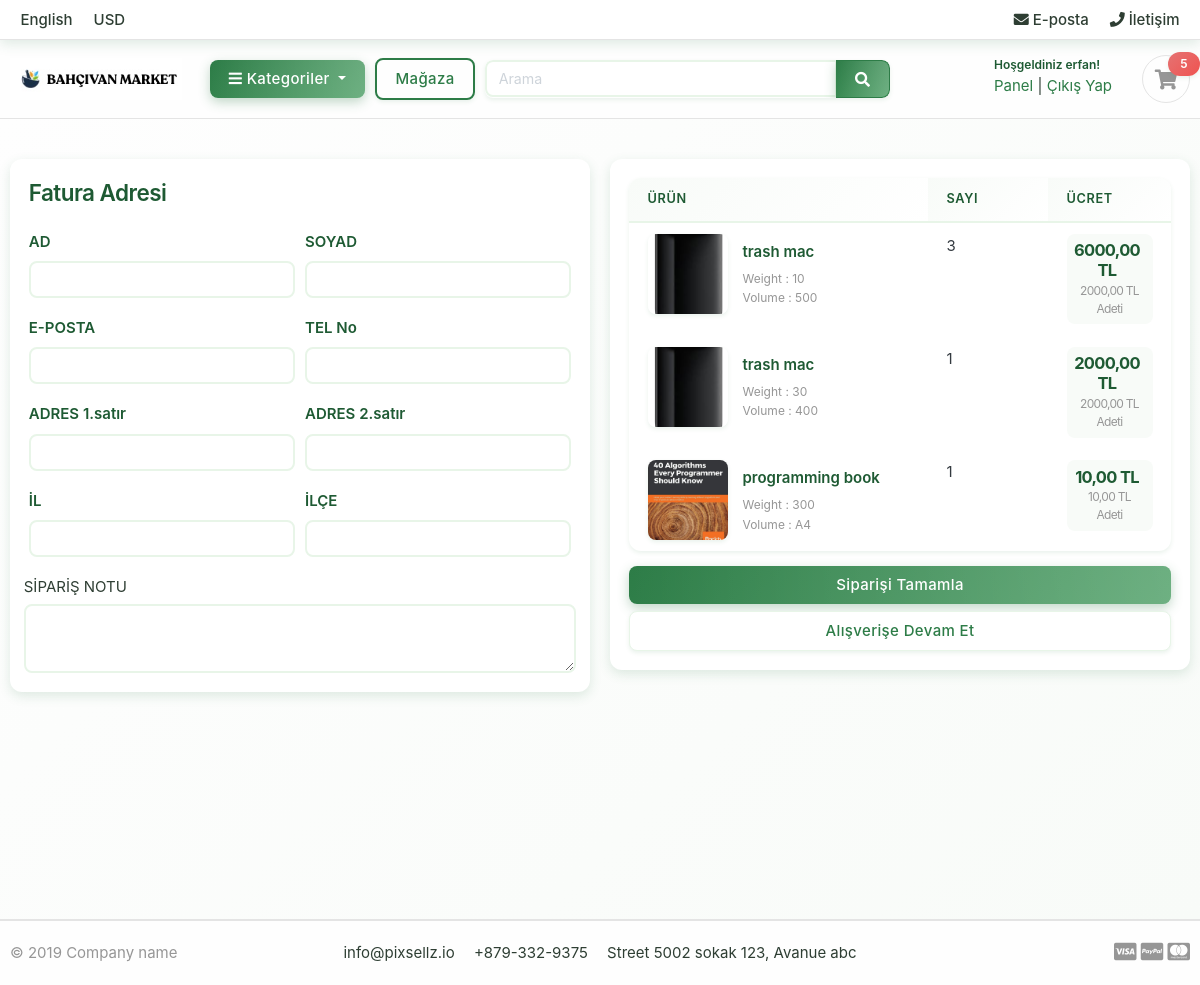
The app's page /cart/checkout/ (signed in) with its own data.
### accounts/models.py (models this page shows, shortened)
class Account(AbstractBaseUser):
    first_name = models.CharField(max_length=50,)
    last_name = models.CharField(max_length=50)
    username = models.CharField(max_length=50,unique=True)
    email = models.EmailField(max_length=100,unique=True)
    phone_number = models.CharField(max_length=14)
    date_joined = models.DateTimeField(auto_now_add=True)
    last_login = models.DateTimeField(auto_now_add=True)
    is_admin = models.BooleanField(default=False)
    is_staff = models.BooleanField(default=False)
    is_active = models.BooleanField(default=False)
    is_superadmin = models.BooleanField(default=False)
    USERNAME_FIELD = 'email'
    REQUIRED_FIELDS = ['username','first_name','last_name']
    objects = MyAccountManager()

### carts/models.py (models this page shows, shortened)
class CartItem(models.Model):
    user = models.ForeignKey(Account,on_delete=models.CASCADE,null=True)
    product = models.ForeignKey(Product, on_delete=models.CASCADE)
    variations = models.ManyToManyField(Variation,blank=True)
    cart = models.ForeignKey(Cart, on_delete=models.CASCADE,null=True)
    quantity = models.IntegerField()
    is_active = models.BooleanField(default=True)
    def sub_total(self):
        return self.product.price * self.quantity

### store/models.py (models this page shows, shortened)
class Product(models.Model):
    product_name = models.CharField(max_length=200, unique=True)
    slug = models.SlugField(max_length=200, unique=True)
    product_description = models.TextField(max_length=500, blank=True)
    price = models.DecimalField(max_digits=6, decimal_places=2)
    image = models.ImageField(upload_to='photos/product')
    stock  = models.IntegerField()
    low_stock_threshold = models.IntegerField(default=5)
    is_avalible = models.BooleanField(default=True)
    category = models.ForeignKey(Category, on_delete=models.CASCADE)
    created_date  = models.DateTimeField(auto_now_add=True)
    modified_date = models.DateTimeField(auto_now = True)
    def get_url(self):
        return reverse('product_detail',args=[self.category.slug,self.slug])

class Variation(models.Model):
    product = models.ForeignKey(Product, on_delete=models.CASCADE)
    variation_category = models.CharField(max_length=50,choices=variation_category_choice)
    variation_value = models.CharField(max_length=255)
    is_active = models.BooleanField(default=True)
    created_date = models.DateTimeField(auto_now=True)
    objects = VariationManager()

### carts/views.py (the view)
# urls.py: path('checkout/',views.checkout,name='checkout'),
@login_required(login_url='login')
def checkout(request,total=0,quantity=0,cart_items=None):
    try:
        grand_total = 0
        if request.user.is_authenticated:
            cart_items = CartItem.objects.filter(user=request.user, is_active= True)
        else:
            cart = Cart.objects.get(cart_id= _cart_id(request))
            cart_items = CartItem.objects.filter(cart=cart, is_active= True)
        for cart_item in cart_items:
            total += (cart_item.product.price * cart_item.quantity)
            quantity+= cart_item.quantity
        grand_total = total
    except ObjectDoesNotExist:
        pass
    context = {
        'total':total,
        'quantity':quantity,
        'cart_items':cart_items,
        'grand_total': grand_total,
    }
    return render(request,'store/checkout.html',context)

### carts/context_processors.py (called while the page is built)
def counter(request):
    cart_count = 0
    if 'admin' in request.path:
        return {}
    else:
        try:
            cart = Cart.objects.filter(cart_id = _cart_id(request))
            if request.user.is_authenticated:
                cart_items = CartItem.objects.all().filter(user= request.user)
            else:
                cart_items = CartItem.objects.all().filter(cart=cart[:1])
            for cart_item in cart_items:
                cart_count += cart_item.quantity
        except Cart.DoesNotExist:
            cart_count = 0
    return dict(cart_count=cart_count)

### carts/views.py (called while the page is built)
def _cart_id(request):
    cart = request.session.session_key
    if not cart:
        cart = request.session.create()
    return cart

### category/context_processors.py (called while the page is built)
def menu_links(request):
    links = Category.objects.all()
    return dict(links=links)

### category/models.py (called while the page is built)
    def get_url(self):
        return reverse('products_by_category',args = [self.slug ])

### templates/store/checkout.html (shortened to what this page needs)
{% extends 'base.html' %}
{% load static %}
{% block content %}
<section class="section-content padding-y bg">
    <div class="container">
        <div class="row">
            <aside class="col-lg-6">
                <div class="card">
                    <div class="card-body">
                        <h4 class="card-title mb-4">Fatura Adresi</h4>
                        <form action="{% url 'place_order' %}" method="POST">
                            <div class="form-row">
                                <div class="col form-group">
                                    <label for="">AD</label>
                                    <input type="text" name="first_name" class="form-control" required>
                                </div>
                                <div class="col form-group">
                                    <label for="">SOYAD</label>
                                    <input type="text" name="last_name" class="form-control" required>
                                </div>
                            </div>
                            <div class="form-row">
                                <div class="col form-group">
                                    <label for="">E-POSTA</label>
                                    <input type="email" name="email" class="form-control" required>
                                </div>
                                <div class="col form-group">
                                    <label for="">TEL No</label>
                                    <input type="text" name="phone" class="form-control" required>
                                </div>
                            </div>
                            <div class="form-row">
                                <div class="col form-group">
                                    <label for="">ADRES 1.satır</label>
                                    <input type="text" name="address_line_1" class="form-control" required>
                                </div>
                                <div class="col form-group">
                                    <label for="">ADRES 2.satır</label>
                                    <input type="text" name="address_line_2" class="form-control">
                                </div>
                            </div>
                            <div class="form-row">
                                <div class="col form-group">
                                    <label for="">İL</label>
                                    <input type="text" name="state" class="form-control" required>
                                </div>
                                <div class="col form-group">
                                    <label for="">İLÇE</label>
                                    <input type="text" name="city" class="form-control" required>
                                </div>
                            </div>
                            <div class="form-row">
                                <label for="">SİPARİŞ NOTU</label>
                                <textarea name="order_note" rows="2" class="form-control"></textarea>
                            </div>
                    </div>
                </div>
            </aside>
            <aside class="col-lg-6">
    <div class="card">
        <div class="card-body">
            <table class="table table-borderless table-shopping-cart">
                <thead class="text-muted">
                    <tr class="small text-uppercase">
                        <th scope="col">ÜRÜN</th>
                        <th scope="col" width="120">SAYI</th>
                        <th scope="col" width="120">ÜCRET</th>
                    </tr>
                </thead>
                <tbody>
                    {% for cart_item in cart_items %}
                    <tr>
                        <td>
                            <figure class="itemside align-items-center">
                                <div class="aside"><img src="{{ cart_item.product.image.url }}" class="img-sm"></div>
                                <figcaption class="info">
                                    <a href="{{ cart_item.product.get_url }}" class="title text-dark">{{ cart_item.product.product_name }}</a>
                                    <p class="text-muted small">
                                        {% if cart_item.variations.all %}
                                        {% for item in cart_item.variations.all %}
                                        {{ item.variation_category | capfirst }} : {{ item.variation_value | capfirst }} <br>
                                        {% endfor %}
                                        {% endif %}
                                    </p>
                                </figcaption>
                            </figure>
                        </td>
                        <td>
                            <label for="">{{cart_item.quantity}}</label>
                        </td>
                        <td>
                            <div class="price-wrap">
                                <var class="price">{{ cart_item.sub_total }} TL</var>
                                <small class="text-muted"> {{ cart_item.product.price }} TL Adeti</small>
                            </div>
                        </td>
                    </tr>
                    {% endfor %}
                </tbody>
            </table>
            <button type="submit" name="submit" class="btn btn-primary btn-block">Siparişi Tamamla</button>
            <a href="{% url 'store' %}" class="btn btn-light btn-block">Alışverişe Devam Et</a>
        </div>
    </div>
</aside>
    </div>
</div>
</section>
{% endblock %}

### templates/includes/navbar.html (shortened to what this page needs)
{% load static %}
<header class="section-header">
    <nav class="navbar p-md-0 navbar-expand-sm navbar-light border-bottom">
    <div class="container">
      <div class="collapse navbar-collapse" id="navbarTop4">
        <ul class="navbar-nav mr-auto">
            <li class="nav-item dropdown">
                 <a href="#" class="nav-link">   English </a>
            </li>
            <li class="nav-item dropdown">
                <a href="#" class="nav-link"> USD </a>
            </li>
        </ul>
        <ul class="navbar-nav">
            <li><a href="#" class="nav-link"> <i class="fa fa-envelope"></i> E-posta </a></li>
            <li><a href="#" class="nav-link"> <i class="fa fa-phone"></i> İletişim </a></li>
        </ul>
      </div>
    </div>
    </nav>
    <section class="header-main border-bottom">
        <div class="container">
    <div class="row align-items-center">
        <div class="col-lg-2 col-md-3 col-6">
            <a href="{% url 'home' %}" class="brand-wrap">
                <img class="logo" src="{% static './images/bahcivan_logo.png' %}">
            </a>
        </div>
        <div class="col-lg col-sm col-md col-6 flex-grow-0">
            <div class="category-wrap dropdown d-inline-block float-right">
                <button type="button" class="btn btn-primary dropdown-toggle" data-toggle="dropdown">
                    <i class="fa fa-bars"></i> Kategoriler
                </button>
            </div>
        </div>
        <a href="{% url 'store' %}" class="btn btn-outline-primary">Mağaza</a>
        <div class="col-lg  col-md-6 col-sm-12 col">
            <form action="{% url 'search'%}" class="search" method='GET'>
                <div class="input-group w-100">
                    <input type="text" class="form-control" style="width:60%;" placeholder="Arama" name="keyword">
                    <div class="input-group-append">
                      <button class="btn btn-primary" type="submit">
                        <i class="fa fa-search"></i>
                      </button>
                    </div>
                </div>
            </form>
        </div>
        <div class="col-lg-3 col-sm-6 col-8 order-2 order-lg-3">
                    <div class="d-flex justify-content-end mb-3 mb-lg-0">
                        {% if user.id is None %}
                        <div class="widget-header">
                            <small class="title text-muted">Hoşgeldiniz Misafir!</small>
                            <div>
                                <a href="{% url 'login' %}">Giriş Yap</a> <span class="dark-transp"> | </span>
                                <a href="{% url 'register' %}"> Üye Ol</a>
                            </div>
                        </div>
                        {% else %}
                        <div class="widget-header">
                            <small class="title text-muted">Hoşgeldiniz {{ user.first_name }}! </small>
                            <div>
                                <a href="{% url 'dashboard' %}">Panel</a> <span class="dark-transp"> | </span>
                                <a href="{% url 'logout' %}">Çıkış Yap</a>
                            </div>
                        </div>
                        {% endif %}
                        <a href="{% url 'cart' %}" class="widget-header pl-3 ml-3">
                            <div class="icon icon-sm rounded-circle border"><i class="fa fa-shopping-cart"></i></div>
                            <span class="badge badge-pill badge-danger notify">{{ cart_count }}</span>
                        </a>
                    </div>
                </div>
    </div>
        </div>
    </section>
</header>

### static/css/ui.css (style rules this page uses)
html { font-family: "Inter", sans-serif; font-size: 15px; }
.price-wrap { letter-spacing: -0.7px; }
.icon-xs, .icon-sm, .icon-md, .icon-lg { display: inline-block; text-align: center; flex-shrink: 0; flex-grow: 0; }
.icon-sm { width: 48px; height: 48px; line-height: 48px !important; font-size: 20px; }
.img-xs, .img-sm, .img-md, .img-lg { -o-object-fit: cover; object-fit: cover; flex-shrink: 0; flex-grow: 0; }
.img-sm { width: 80px; height: 80px; }
.padding-y { padding-top: 40px; padding-bottom: 40px; }
var { font-style: normal; }
figure { margin-bottom: 0; }
article:after, .form-group:after { display: block; clear: both; content: ""; }
.bg { background-color: #f8f9fa; }
p:last-child { margin-bottom: 0; }
.header-main { position: relative; padding-top: 1rem; padding-bottom: 1rem; }
.brand-wrap .logo, .navbar-brand .logo { margin-right: 7px; max-height: 42px; display: inline-block; }
.widget-header { display: inline-block; vertical-align: middle; position: relative; }
.widget-header a { color: #343a40; }
.widget-header i { color: #969696; }
.widget-header .title { display: block; }
.widget-header .notify { position: absolute; top: -3px; right: -10px; }
.btn-light { background-color: #fff; border-color: #e4e4e4; }
.itemside { position: relative; display: flex; width: 100%; }
.itemside .aside { position: relative; flex-shrink: 0; }
.itemside .info { padding-left: 15px; padding-right: 7px; }
.itemside p { margin-bottom: 0; }
.itemside .title { display: block; margin-bottom: 5px; color: #212529; }
.notify { position: absolute; top: -4px; right: -10px; display: inline-block; padding: 0.25em 0.6em; font-size: 12px; line-height: 1; text-align: center; border-radius: 3rem; color: #fff; background-color: #fa3434; }
.price { font-weight: 600; color: #212529; }
.table-shopping-cart.table td, .table-shopping-cart.table th { padding-left: 1.25rem; padding-right: 1.25rem; }
.table-shopping-cart .price-wrap { line-height: 1.2; }
.table-shopping-cart .price { font-weight: bold; margin-right: 5px; display: block; }

### templates/base.html (style rules this page uses)
.btn-primary, .btn-primary:hover, .btn-primary:focus, .btn-primary:active { background: linear-gradient(135deg, #2d7c47, #4a9d63) !important; border-color: #2d7c47 !important; color: white !important; }

### records on screen
Account: first_name "erfan"
CartItem: product.image (picture), product.product_name "trash mac", quantity "3", sub_total "6000,00", product.price "2000,00"
Variation: variation_category "Weight", variation_value "10"
Variation: variation_category "Volume", variation_value "500"
CartItem: product.image (picture), product.product_name "trash mac", quantity "1", sub_total "2000,00", product.price "2000,00"
Variation: variation_category "Weight", variation_value "30"
Variation: variation_category "Volume", variation_value "400"
CartItem: product.image (picture), product.product_name "programming book", quantity "1", sub_total "10,00", product.price "10,00"
Variation: variation_category "Weight", variation_value "300"
Variation: variation_category "Volume", variation_value "A4"

### other values on screen
{{ cart_count }} "5"
